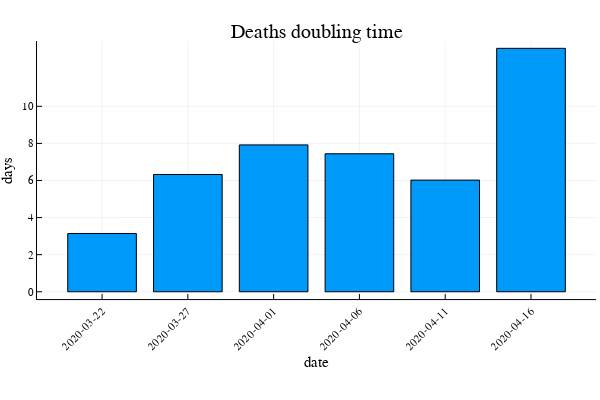

The notebook cell saved with this chart:
### Code cell
segments, v_interval=segmented_models(deaths)
plot_doubling_times(deaths,v_interval,segments,dates,"Deaths")

### Figure 1 — Plotly figure (JSON) as saved in the notebook; plotly's stock layout.template omitted (floating-point values rounded to 4 significant figures)
{"data": [{"fill": "tozeroy", "fillcolor": "rgba(0, 154, 250, 1.000)", "hoverinfo": "none", "legendgroup": "", "line": {"color": "rgba(0, 0, 0, 1.000)", "dash": "solid", "width": 1}, "mode": "lines", "name": "", "showlegend": false, "type": "scatter", "x": [0.6, 0.6, 1.4, 1.4, 0.6, 0.6], "xaxis": "x1", "y": [3.143, 0, 0, 3.143, 3.143, 3.143], "yaxis": "y1"}, {"fill": "tozeroy", "fillcolor": "rgba(0, 154, 250, 1.000)", "hoverinfo": "none", "legendgroup": "", "line": {"color": "rgba(0, 0, 0, 1.000)", "dash": "solid", "width": 1}, "mode": "lines", "name": "", "showlegend": false, "type": "scatter", "x": [1.6, 1.6, 2.4, 2.4, 1.6, 1.6], "xaxis": "x1", "y": [6.325, 0, 0, 6.325, 6.325, 6.325], "yaxis": "y1"}, {"fill": "tozeroy", "fillcolor": "rgba(0, 154, 250, 1.000)", "hoverinfo": "none", "legendgroup": "", "line": {"color": "rgba(0, 0, 0, 1.000)", "dash": "solid", "width": 1}, "mode": "lines", "name": "", "showlegend": false, "type": "scatter", "x": [2.6, 2.6, 3.4, 3.4, 2.6, 2.6], "xaxis": "x1", "y": [7.92, 0, 0, 7.92, 7.92, 7.92], "yaxis": "y1"}, {"fill": "tozeroy", "fillcolor": "rgba(0, 154, 250, 1.000)", "hoverinfo": "none", "legendgroup": "", "line": {"color": "rgba(0, 0, 0, 1.000)", "dash": "solid", "width": 1}, "mode": "lines", "name": "", "showlegend": false, "type": "scatter", "x": [3.6, 3.6, 4.4, 4.4, 3.6, 3.6], "xaxis": "x1", "y": [7.441, 0, 0, 7.441, 7.441, 7.441], "yaxis": "y1"}, {"fill": "tozeroy", "fillcolor": "rgba(0, 154, 250, 1.000)", "hoverinfo": "none", "legendgroup": "", "line": {"color": "rgba(0, 0, 0, 1.000)", "dash": "solid", "width": 1}, "mode": "lines", "name": "", "showlegend": false, "type": "scatter", "x": [4.6, 4.6, 5.4, 5.4, 4.6, 4.6], "xaxis": "x1", "y": [6.021, 0, 0, 6.021, 6.021, 6.021], "yaxis": "y1"}, {"fill": "tozeroy", "fillcolor": "rgba(0, 154, 250, 1.000)", "hoverinfo": "none", "legendgroup": "", "line": {"color": "rgba(0, 0, 0, 1.000)", "dash": "solid", "width": 1}, "mode": "lines", "name": "", "showlegend": false, "type": "scatter", "x": [5.6, 5.6, 6.4, 6.4, 5.6, 5.6], "xaxis": "x1", "y": [13.13, 0, 0, 13.13, 13.13, 13.13], "yaxis": "y1"}], "layout": {"annotations": [{"font": {"color": "rgba(0, 0, 0, 1.000)", "family": "sans-serif", "size": 20}, "rotation": 0, "showarrow": false, "text": "Deaths doubling time", "x": 0.5275, "xanchor": "center", "xref": "paper", "y": 1, "yanchor": "top", "yref": "paper"}], "height": 400, "legend": {"bgcolor": "rgba(255, 255, 255, 1.000)", "bordercolor": "rgba(0, 0, 0, 1.000)", "font": {"color": "rgba(0, 0, 0, 1.000)", "family": "sans-serif", "size": 11}, "tracegroupgap": 0, "x": 1, "y": 1}, "margin": {"b": 20, "l": 0, "r": 0, "t": 20}, "paper_bgcolor": "rgba(255, 255, 255, 1.000)", "plot_bgcolor": "rgba(255, 255, 255, 1.000)", "showlegend": true, "width": 600, "xaxis": {"anchor": "y1", "domain": [0.06165, 0.9934], "gridcolor": "rgba(0, 0, 0, 0.100)", "gridwidth": 0.5, "linecolor": "rgba(0, 0, 0, 1.000)", "mirror": false, "range": [0.2416, 6.758], "showgrid": true, "showline": true, "showticklabels": true, "tickangle": -45, "tickcolor": "rgb(0, 0, 0)", "tickfont": {"color": "rgba(0, 0, 0, 1.000)", "family": "sans-serif", "size": 11}, "tickmode": "array", "ticks": "inside", "ticktext": ["2020-03-22", "2020-03-27", "2020-04-01", "2020-04-06", "2020-04-11", "2020-04-16"], "tickvals": [1, 2, 3, 4, 5, 6], "title": "date", "titlefont": {"color": "rgba(0, 0, 0, 1.000)", "family": "sans-serif", "size": 15}, "type": "-", "visible": true, "zeroline": false, "zerolinecolor": "rgba(0, 0, 0, 1.000)"}, "yaxis": {"anchor": "x1", "domain": [0.2248, 0.9415], "gridcolor": "rgba(0, 0, 0, 0.100)", "gridwidth": 0.5, "linecolor": "rgba(0, 0, 0, 1.000)", "mirror": false, "range": [-0.3938, 13.52], "showgrid": true, "showline": true, "showticklabels": true, "tickangle": 0, "tickcolor": "rgb(0, 0, 0)", "tickfont": {"color": "rgba(0, 0, 0, 1.000)", "family": "sans-serif", "size": 11}, "tickmode": "array", "ticks": "inside", "ticktext": ["0", "2", "4", "6", "8", "10", "10"], "tickvals": [0, 2, 4, 6, 8, 10, 10], "title": "days", "titlefont": {"color": "rgba(0, 0, 0, 1.000)", "family": "sans-serif", "size": 15}, "type": "-", "visible": true, "zeroline": false, "zerolinecolor": "rgba(0, 0, 0, 1.000)"}}}
